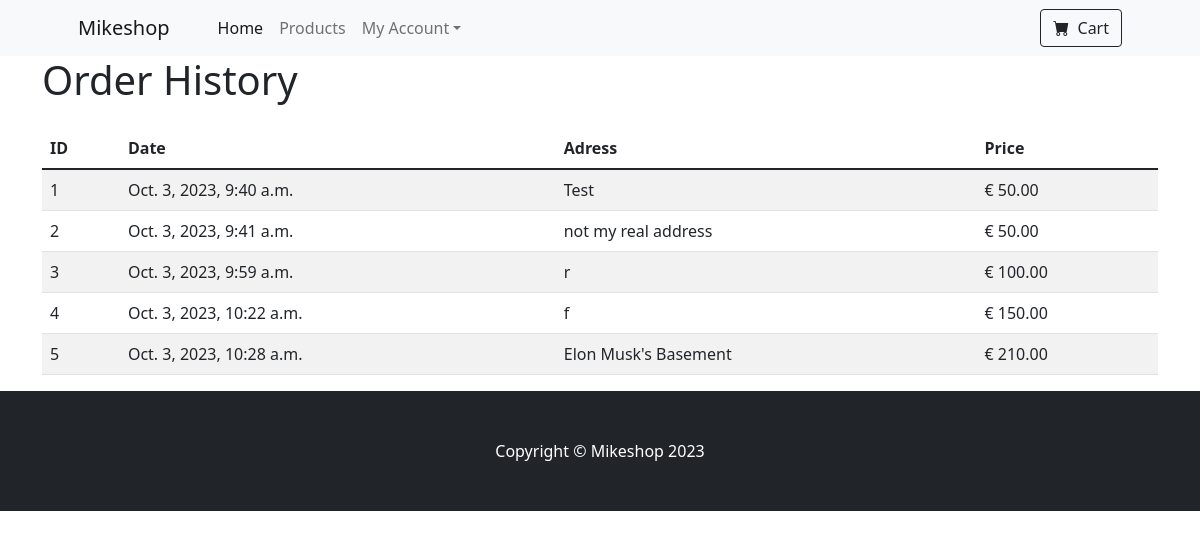
Screenshot of /orderhistory/ (signed in) with the database file from the repository.
### mikeshop/models.py (models this page shows)
class Order(models.Model):
    id = models.AutoField(primary_key=True)
    date_ordered = models.DateTimeField(auto_now_add=True)
    basket_id = models.ForeignKey(Basket, on_delete=models.CASCADE)
    user_id = models.ForeignKey(User, on_delete=models.CASCADE)
    total_price = models.DecimalField(max_digits=6, decimal_places=2, default=0.0)
    shipping_addr = models.TextField(default="")

### mikeshop/views.py (the view)
# urls.py: path('orderhistory/', views.previous_orders, name="order_history"),
@login_required
def previous_orders(request):
    user = request.user
    orders = Order.objects.filter(user_id=user)
    return render(request, 'previous_orders.html', {'orders': orders})

### mikeshop/templates/previous_orders.html (shortened to what this page needs)
{% extends 'base.html' %}
{% block content %}
    <div class="container">
        <h1 class="mb-4">Order History</h1>
        <table class="table table-striped">
            <thead>
                <tr>
                    <th>ID</th>
                    <th>Date</th>
                    <th>Adress</th>
                    <th>Price</th>
                </tr>
            </thead>
            <tbody>
                {% for ord in orders %}
                <tr>
                <td>{{ ord.id }}</td>
                <td> {{ ord.date_ordered }}</td>
                <td> {{ ord.shipping_addr  }}</td>
                <td> € {{ord.total_price }}</td>
                </tr>
                {% endfor %}
            </tbody>
        </table>
    </div>
{% endblock %}

### rows the page displays
Order: id "1", date_ordered "Oct. 3, 2023, 9:40 a.m.", shipping_addr "Test", total_price "50.00"
Order: id "2", date_ordered "Oct. 3, 2023, 9:41 a.m.", shipping_addr "not my real address", total_price "50.00"
Order: id "3", date_ordered "Oct. 3, 2023, 9:59 a.m.", shipping_addr "r", total_price "100.00"
Order: id "4", date_ordered "Oct. 3, 2023, 10:22 a.m.", shipping_addr "f", total_price "150.00"
Order: id "5", date_ordered "Oct. 3, 2023, 10:28 a.m.", shipping_addr "Elon Musk's Basement", total_price "210.00"
